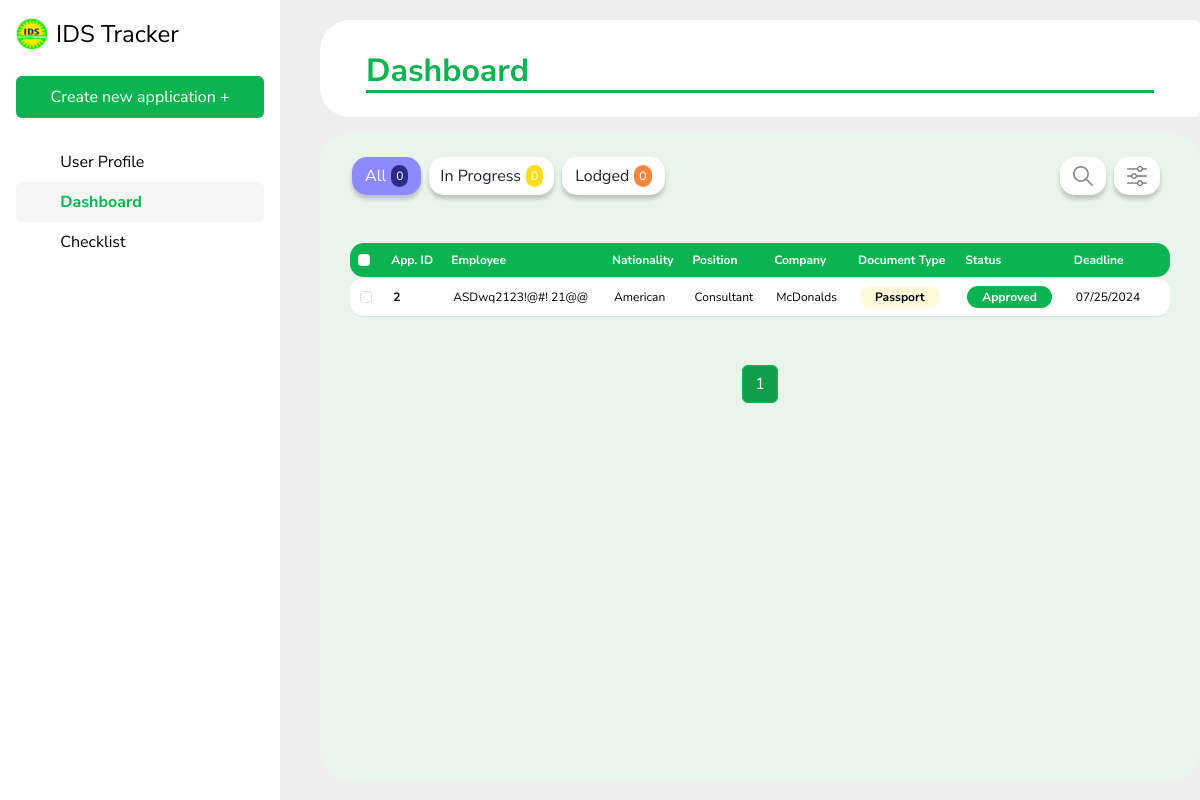
The app's page /dashboard, older data.
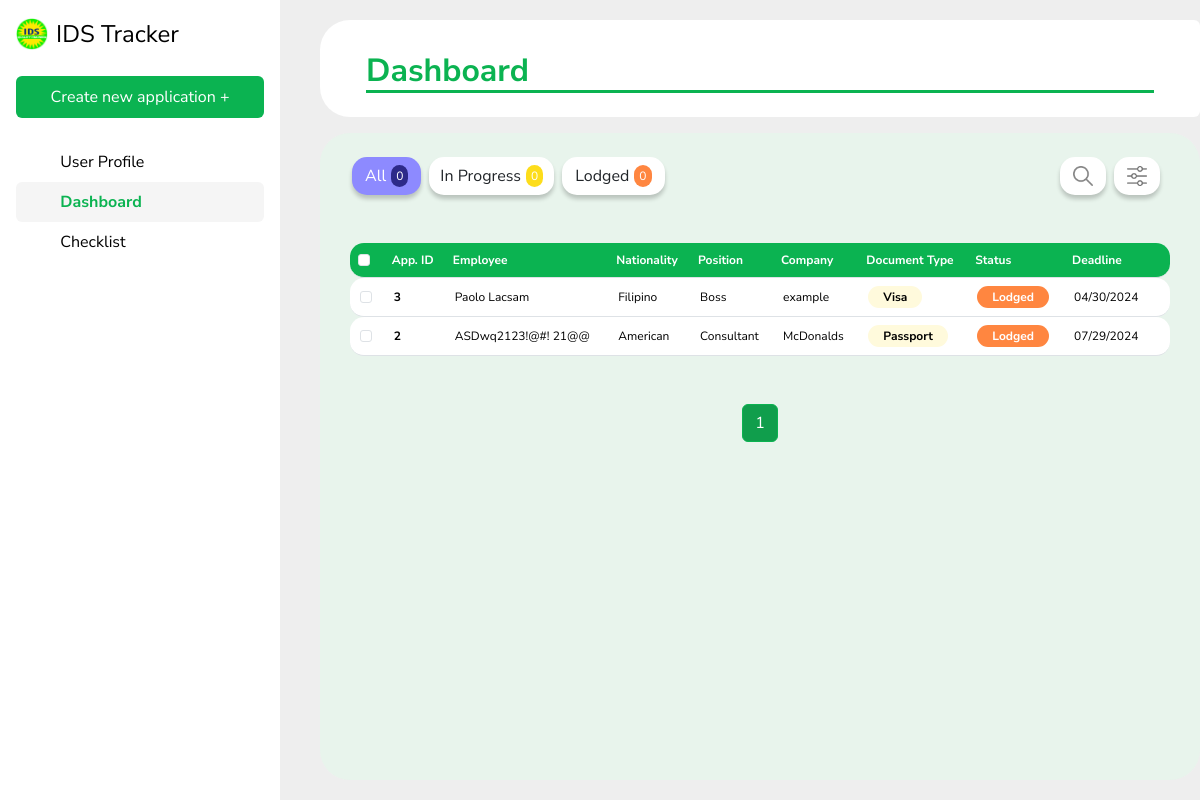
The same page, newer data.
### IDSapp/models.py (models this page shows, shortened)
class BaseApplication(models.Model):
    class Meta:
        abstract = True
    application_types = [
        ('Renewal', 'Renewal'),
        ('Application', 'Application')
    ]
    document_types = [
        ('Visa', 'Visa'),
        ('Passport', 'Passport'),
        ('Work Permit', 'Work Permit')
    ]
    statuses = [
        ('In Progress', 'In Progress'),
        ('Lodged', 'Lodged'),
        ('Rejected', 'Rejected'),
        ('Approved', 'Approved'),
        ('Archived', 'Archived')
    ]
    conditions = [
        ('Active', 'Active'),
        ('Archived', 'Archived')
    ]
    firstName = models.CharField(max_length = 50)
    lastName = models.CharField(max_length = 50)
    nationality = models.CharField(max_length = 50)
    companyPos = models.CharField(max_length = 50)
    passportNo = models.CharField(max_length = 15)
    expirationDate = models.DateField(blank=True, null=True)
    deadline = models.DateField(blank=True, null=True)
    status = models.CharField(max_length = 20, choices = statuses)
    applicationType = models.CharField(max_length = 20, choices = application_types)
    documentType = models.CharField(max_length = 20, choices = document_types)
    businessUnit = models.CharField(max_length = 50)
    condition = models.CharField(max_length = 20, choices = conditions)
    comment = models.TextField(blank=True, null=True)
    priority = models.IntegerField(default=0)
    objects = models.Manager()
    def getFirstName(self):
        return self.firstName
    def getLastName(self):
        return self.lastName
    def getNationality(self):
        return self.nationality
    def getCompanyPos(self):
        return self.companyPos
    def getDeadline(self):
        return self.deadline.strftime('%m/%d/%Y') if self.deadline else None
    def getStatus(self):
        return self.status
    def getDocumentType(self):
        return self.documentType
    def getBusinessUnit(self):
        return self.businessUnit

class Application(BaseApplication):
    history = AuditlogHistoryField()
    pass

### IDSapp/views.py (the view)
# urls.py: path('dashboard', views.view_dashboard, name = 'view_dashboard'),
def view_dashboard(request):
    application_list = Application.objects.all().order_by('-priority', 'deadline')
    paginator = Paginator(application_list, 10)  # Show 20 applications per page.
    page_number = request.GET.get('page')
    applications = paginator.get_page(page_number)
    return render(request, 'dashboard.html', {'applications': applications})

### IDSapp/templates/dashboard.html (shortened to what this page needs)
{% extends 'base.html' %}
{% load static %}
{% block content %}
<div style="padding-top: 20px; margin-left: 40px;">
    <div class="card" style="border: none; border-bottom-left-radius: 30px; border-top-left-radius: 30px;">
        <div class="card-body">
            <h2 class="card-title mt-3" style="margin-left: 30px; margin-right: 30px; color: #0BB351; font-weight: bold; border-bottom: 3px solid #0BB351;">Dashboard</h2>
        </div>
    </div>
    <div id="dynamicCard" class="card mt-3" style="border: none; background: #e8f4ec; border-radius: 30px;">
        <div class="row mt-4" style="margin-left: 20px; margin-right: 20px;">
            <div class="col-6 d-flex justify-content-start">
                <a class="btn d-flex align-items-center justify-content-center me-2" style="border-radius: 15px; background: #8D8AFF; color: #ffffff; box-shadow: 0px 4px 4px 0px rgba(0, 0, 0, 0.20);">
                    <span style="margin-right: 5px;">All</span>
                    <p style="margin: 0; border-radius: 10px; background: #2D2A89; font-size: 12px; padding: 2px 5px;">0</p>
                </a>
                <a class="btn d-flex align-items-center justify-content-center me-2" style="min-width: 120px; border-radius: 15px; background: #ffffff; box-shadow: 0px 4px 4px 0px rgba(0, 0, 0, 0.20); padding: 5px 10px;">
                    <span style="margin-right: 5px; white-space: nowrap;">In Progress</span>
                    <p style="margin: 0; border-radius: 10px; background: #FDDD1B; color: #ffffff; font-size: 12px; padding: 2px 5px;">0</p>
                </a>
                <a class="btn d-flex align-items-center justify-content-center me-2" style="border-radius: 15px; background: #ffffff; box-shadow: 0px 4px 4px 0px rgba(0, 0, 0, 0.20);">
                    <span style="margin-right: 5px;">Lodged</span>
                    <p style="margin: 0; border-radius: 10px; background: #FF8640; color: #ffffff; font-size: 12px; padding: 2px 5px;">0</p>
                </a>
            </div>
            <div class="col-6 d-flex justify-content-end">
                <a class="btn d-flex align-items-center justify-content-center me-2" style="border-radius: 15px; background: #ffffff; box-shadow: 0px 4px 4px 0px rgba(0, 0, 0, 0.20);">
                    <img src="{% static 'search.png' %}" width="20" height="20" alt="IDS Logo">
                </a>
                <a class="btn d-flex align-items-center justify-content-center me-2" style="border-radius: 15px; background: #ffffff; box-shadow: 0px 4px 4px 0px rgba(0, 0, 0, 0.20);">
                    <img src="{% static 'sort.png' %}" width="20" height="20" alt="IDS Logo">
                </a>
            </div>
        </div>
        <div style="margin-left: 30px; margin-right: 30px;">
            <table class="table table-hover mt-5 mb-5" style="font-size: 12px;">
                <thead style="border-radius: 14px;">
                    <th scope="col" style="background-color: #0BB351; color: #ffffff;"><input class="form-check-input" type="checkbox" id="selectAll"></th>
                    <th scope="col" style="background-color: #0BB351; color: #ffffff;"> App. ID </th>
                    <th scope="col" style="background-color: #0BB351; color: #ffffff;"> Employee </th>
                    <th scope="col" style="background-color: #0BB351; color: #ffffff;"> Nationality </th>
                    <th scope="col" style="background-color: #0BB351; color: #ffffff;"> Position </th>
                    <th scope="col" style="background-color: #0BB351; color: #ffffff;"> Company </th>
                    <th scope="col" style="background-color: #0BB351; color: #ffffff;"> Document Type </th>
                    <th scope="col" style="background-color: #0BB351; color: #ffffff;"> Status </th>
                    <th scope="col" style="background-color: #0BB351; color: #ffffff;"> Deadline </th>
                    <th scope="col" style="background-color: #0BB351; color: #ffffff;" id="binIconColumn">
                    </th>
                </thead>
                <tbody>
                    {% for a in applications %}
                    <tr class="table-row">
                        <td><a href="{% url 'view_application' pk=a.pk %}" class="row-link"><input type="checkbox" class="row-checkbox form-check-input" value="{{ a.pk }}"></a></td>
                        <td><a href="{% url 'view_application' pk=a.pk %}" class="row-link"><span style="font-weight: bold;">{{ a.pk }}</span></a></td>
                        <td><a href="{% url 'view_application' pk=a.pk %}" class="row-link">{{ a.getFirstName }} {{ a.getLastName }}</a></td>
                        <td><a href="{% url 'view_application' pk=a.pk %}" class="row-link"> {{ a.getNationality }} </a></td>
                        <td><a href="{% url 'view_application' pk=a.pk %}" class="row-link"> {{ a.getCompanyPos }} </a></td>
                        <td><a href="{% url 'view_application' pk=a.pk %}" class="row-link"> {{ a.getBusinessUnit }} </a></td>
                        <td><a href="{% url 'view_application' pk=a.pk %}" class="row-link"><span style="border-radius: 14px; background: #FFFADC; font-weight: bold; padding-left: 15px; padding-right: 15px; padding-top: 3px; padding-bottom: 3px;">{{ a.getDocumentType }}</span></a></td>
                        <td> <a href="{% url 'view_application' pk=a.pk %}" class="row-link">
                            <span class="status-label
                                {% if a.getStatus == 'In Progress' %}status-in-progress
                                {% elif a.getStatus == 'Lodged' %}status-lodged
                                {% elif a.getStatus == 'Approved' %}status-approved
                                {% elif a.getStatus == 'Rejected' %}status-rejected
                                {% endif %}
                            ">
                                {{ a.getStatus }}
                            </span>
                        </td></a>
                        <td><a href="{% url 'view_application' pk=a.pk %}" class="row-link"> {{ a.getDeadline }} </a></td>
                        <td>  </td>
                    </tr>
                    {% endfor %}
                </tbody>
            </table>
        </div>
        <div>
            <nav aria-label="Page navigation example">
                <ul class="pagination justify-content-center">
                    {% for num in applications.paginator.page_range %}
                        {% if applications.number == num %}
                            <li class="page-item active"><a class="page-link" href="?page={{ num }}">{{ num }}</a></li>
                        {% elif num > applications.number|add:'-3' and num < applications.number|add:'3' %}
                            <li class="page-item"><a class="page-link" href="?page={{ num }}">{{ num }}</a></li>
                        {% endif %}
                    {% endfor %}
                </ul>
            </nav>
        </div>
    </div>
</div>
{% endblock %}

### IDSapp/templates/base.html (shortened to what this page needs)
{% load static %}
<!DOCTYPE html>
<html lang="en">
    <head>
        <link href="https://cdn.jsdelivr.net/npm/bootstrap@5.3.2/dist/css/bootstrap.min.css" rel="stylesheet">
    </head>
    <body>
        <div class="d-flex flex-column flex-shrink-0 p-3 text-black bg-white vh-100 position-fixed" style="width: 280px;">
            <a class="d-flex align-items-center mb-3 mb-md-0 me-md-auto text-black text-decoration-none pb-4">
                <img src="{% static 'idslogo.png' %}" width="32" height="32" class="me-2" alt="IDS Logo">
                <span class="fs-4">IDS Tracker</span>
            </a>
            <a href="{% url 'create_application' %}" class="text-decoration-none btn pt-2 pb-2 mb-4" style="background-color: #0BB351; color: #ffffff";>Create new application +</a>
            <ul class="nav nav-pills flex-column mb-auto">
                <li>
                    <a href="{% url 'edit_account' %}" class="nav-link {% if request.resolver_match.url_name == 'edit_account' %}active{% endif %}">
                    <svg class="bi me-2" width="16" height="16"><use xlink:href="#table"></use></svg>
                    User Profile
                    </a>
                </li>
                <li>
                    <a href="{% url 'view_dashboard' %}" class="nav-link {% if request.resolver_match.url_name == 'view_dashboard' %}active{% endif %}">
                    <svg class="bi me-2" width="16" height="16"><use xlink:href="#speedometer2"></use></svg>
                    Dashboard
                    </a>
                </li>
                <li>
                    <a href="{% url 'view_checklist' %}" class="nav-link {% if request.resolver_match.url_name == 'view_checklist' %}active{% endif %}">
                    <svg class="bi me-2" width="16" height="16"><use xlink:href="#table"></use></svg>
                    Checklist
                    </a>
                </li>
            </ul>
        </div>
        <div class="main-content" style="margin-left: 280px;">
            {% block content %}
            {% endblock %}
        </div>
    </body>
</html>

### IDSapp/templates/base.html (style rules this page uses)
.nav-link.active { background-color: #F5F5F5 !important; color: #0BB351 !important; font-weight: bold; }
.nav-link { color: #000000 !important; }
body { background-color: #EEE; font-family: 'Nunito Sans', sans-serif; }

### IDSapp/templates/dashboard.html (style rules this page uses)
.table thead th:first-child { border-top-left-radius: 14px; border-bottom-left-radius: 14px; }
.table thead th:last-child { border-top-right-radius: 14px; border-bottom-right-radius: 14px; }
.table-row td:first-child { border-top-left-radius: 14px; border-bottom-left-radius: 14px; }
.table-row td:last-child { border-top-right-radius: 14px; border-bottom-right-radius: 14px; }
.table { border-spacing: 0; border-collapse: separate; }
.status-label { border-radius: 14px; font-weight: bold; padding: 3px 15px; }
.status-lodged { background-color: #FF8640; color: #ffffff; }
.status-label { border-radius: 14px; font-weight: bold; padding: 3px 15px; white-space: nowrap; }
td { padding: 8px; }
.row-link { display: block; width: 100%; height: 100%; color: inherit; text-decoration: none; padding: 2px; }
.page-item.active .page-link { background-color: #109E4C; border-color: #0BB351; color: white; }
.page-item .page-link { color: #0BB351; }

Row changes from the older to the newer data that the page shows:
added Application: pk "3", getFirstName "Paolo", getLastName "Lacsam", getNationality "Filipino", getCompanyPos "Boss", getBusinessUnit "example", getDocumentType "Visa", getStatus "Lodged", getDeadline "04/30/2024"
changed Application "ASDwq2123!@#!": status "Approved" → "Lodged" (drawn); getStatus "Approved" → "Lodged"; getDeadline "07/25/2024" → "07/29/2024"
